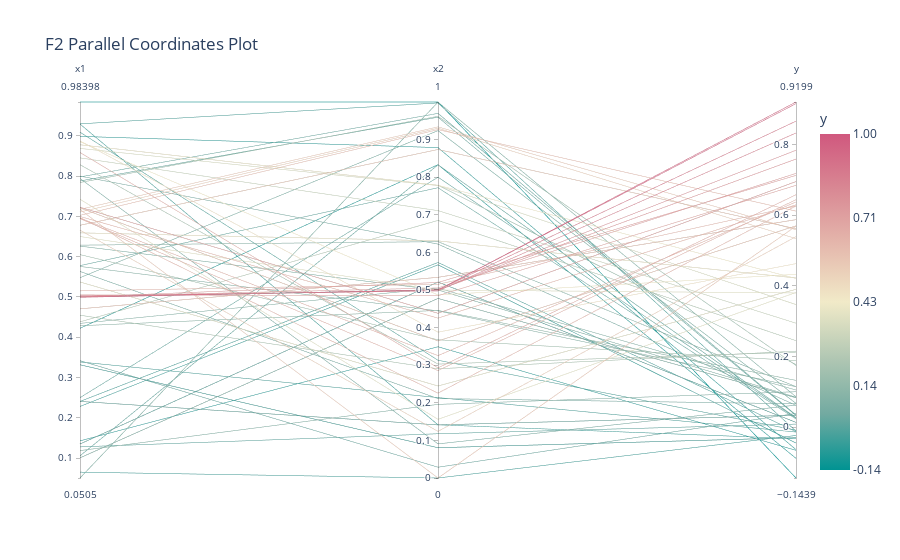

Write notebook code for a chart like this one.
### Code cell
plot_parallel_coordinates(df, 'y', "F2 Parallel Coordinates Plot")
print_timestamp()
